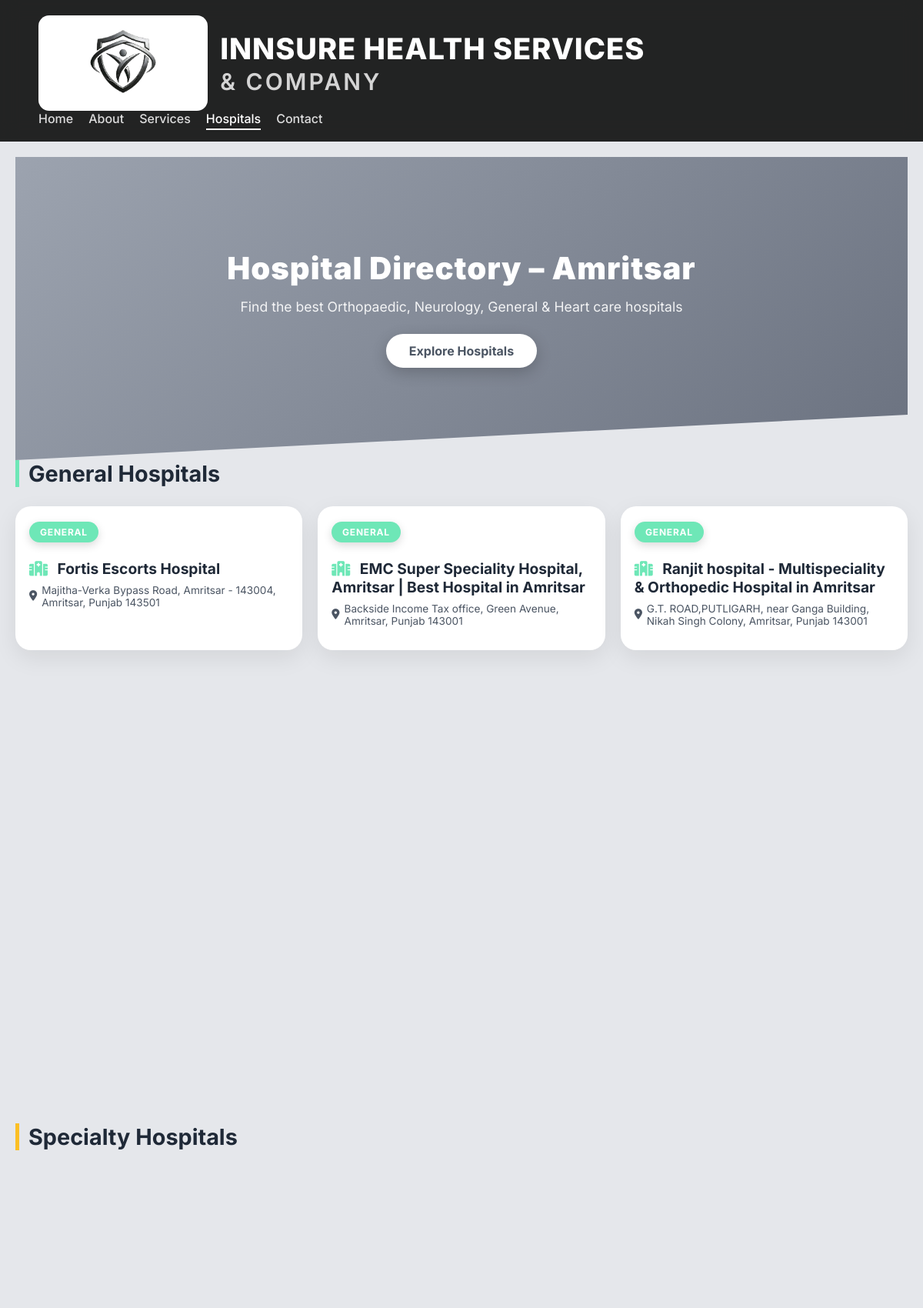
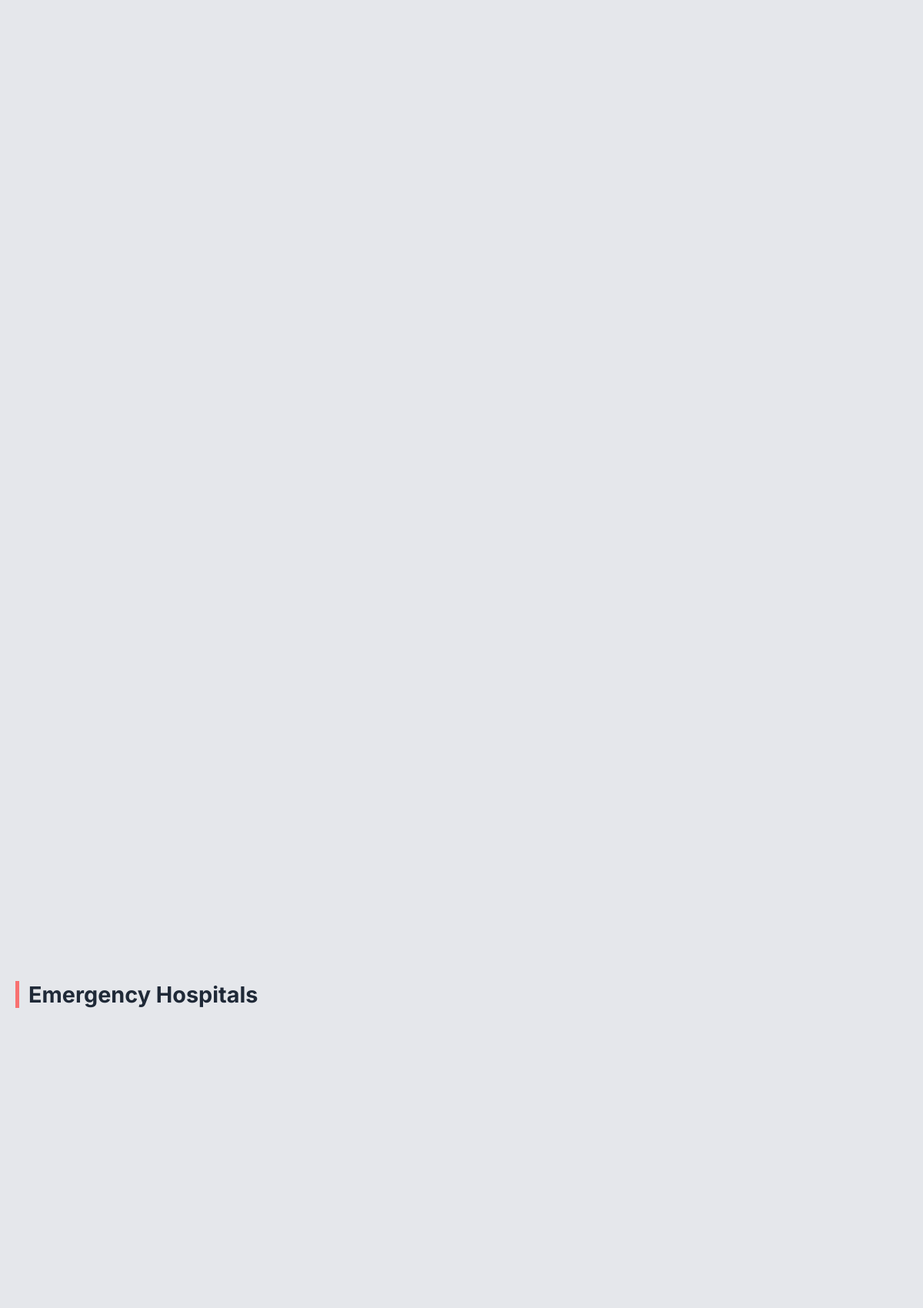
/hospital/ (upper part), run on the app's committed database (2 pictures, top to bottom).
### core/models.py (models this page shows, shortened)
class Hospital(models.Model):
    name = models.CharField(max_length=200)
    address = models.TextField()
    category = models.CharField(max_length=100, blank=True, null=True)  # Add this field
    created_at = models.DateTimeField(auto_now_add=True)

### core/views.py (the view)
# urls.py: path('hospital/', views.hospital_list, name='hospital_list'),
def hospital_list(request):
    hospitals = Hospital.objects.all()
    hospitals_by_category = {
        "General": [],
        "Specialty": [],
        "Emergency": [],
    }
    colors = {
        "General": "#6ee7b7",
        "Specialty": "#fbbf24",
        "Emergency": "#f87171"
    }
    for hospital in hospitals:
        category = hospital.category or "General"
        if category in hospitals_by_category:
            hospitals_by_category[category].append(hospital)
    for category, hospital_list in hospitals_by_category.items():
        for hospital in hospital_list:
            hospital.color = colors.get(category, "#6b7280")
    return render(request, 'hospital_list.html', {
        'hospitals_by_category': hospitals_by_category,
        'total_hospitals': hospitals.count()
    })

### core/templates/hospital_list.html (shortened to what this page needs)
{% extends 'base.html' %}
{% load static %}
{% block content %}
<section class="hero">
    <div class="hero-content">
        <h1>Hospital Directory – Amritsar</h1>
        <p>Find the best Orthopaedic, Neurology, General & Heart care hospitals</p>
        <a href="#directory" class="hero-btn">Explore Hospitals</a>
    </div>
</section>
<div class="container" id="directory">
    {% for category, hospitals in hospitals_by_category.items %}
    <div class="section-card">
        <h2 style="border-left-color:
            {% if category|lower == 'general' %}#6ee7b7
            {% elif category|lower == 'emergency' %}#f87171
            {% elif category|lower == 'specialty' %}#fbbf24
            {% else %}#6b7280
            {% endif %};">
            {{ category }} Hospitals
        </h2>
        <div class="grid">
            {% for hospital in hospitals %}
            <div class="card tilt animate-on-scroll">
                <span class="category-tag {{ hospital.category|lower }}">
                    {{ hospital.category }}
                </span>
                <h3><i class="fas fa-hospital icon" style="
                    color:
                    {% if hospital.category|lower == 'general' %}#6ee7b7
                    {% elif hospital.category|lower == 'emergency' %}#f87171
                    {% elif hospital.category|lower == 'specialty' %}#fbbf24
                    {% else %}#6b7280
                    {% endif %};
                "></i> {{ hospital.name }}</h3>
                <p class="address"><i class="fas fa-map-marker-alt icon"></i> {{ hospital.address }}</p>
            </div>
            {% empty %}
            <div class="no-hospitals">No hospitals in this category.</div>
            {% endfor %}
        </div>
    </div>
    {% endfor %}
</div>
<link rel="stylesheet" href="https://cdnjs.cloudflare.com/ajax/libs/font-awesome/6.5.1/css/all.min.css">
{% endblock %}

### core/templates/base.html (style rules this page uses)
:root { --bg: #f5f6f8; --card: rgba(255,255,255,0.65); --text: #111; --primary: #111; --border: rgba(0,0,0,0.1); }
* { margin:0; padding:0; box-sizing:border-box; font-family:'Inter', sans-serif; }
body { background: var(--bg); color: var(--text); transition:0.3s; }

### core/templates/hospital_list.html (style rules this page uses)
body { font-family: 'Inter', sans-serif; background: #e5e7eb; margin: 0; color: #1f2937; }
.hero { background: linear-gradient(135deg, #9ca3af, #6b7280); color: white; text-align: center; padding: 120px 20px; clip-path: polygon(0 0, 100% 0, 100% 85%, 0 100%); }
.hero-content { max-width: 750px; margin: auto; opacity: 0; transform: translateY(40px); animation: fadeUp 1s forwards 0.3s; }
.hero h1 { font-size: 2.5rem; font-weight: 900; margin-bottom: 15px; letter-spacing: 1px; }
.hero p { font-size: 1.1rem; margin-bottom: 25px; opacity: 0.9; }
.hero-btn { display: inline-block; padding: 12px 30px; font-weight: 700; background: white; color: #4b5563; border-radius: 50px; text-decoration: none; box-shadow: 0 6px 20px rgba(0,0,0,0.2); transition: all 0.4s ease; }
.section-card { margin-bottom: 50px; }
.section-card h2 { font-size: 1.8rem; margin-bottom: 25px; border-left: 5px solid; padding-left: 12px; font-weight: 700; position: relative; }
.grid { display: grid; grid-template-columns: repeat(auto-fit, minmax(280px, 1fr)); gap: 20px; }
.card { background: white; border-radius: 20px; padding: 20px 18px; box-shadow: 0 10px 30px rgba(0,0,0,0.08); position: relative; overflow: hidden; transition: all 0.5s ease; opacity: 0; transform: translateY(30px); transform-style: preserve-3d; perspective: 1000px; }
.category-tag { position: relative; display: inline-block; padding: 6px 14px; font-size: 0.75rem; font-weight: 700; border-radius: 15px; color: white; text-transform: uppercase; margin-bottom: 12px; background: #6ee7b7; letter-spacing: 0.8px; box-shadow: 0 4px 12px rgba(0,0,0,0.15); transform: translateY(-10px) scale(0.8); opacity: 0; animation: tagDrop 0.6s forwards; transition: all 0.4s ease; }
.category-tag.general { background: #6ee7b7; }
.card h3 { margin: 10px 0 8px; font-size: 1.2rem; font-weight: 700; word-break: break-word; }
.card h3 i.icon { margin-right: 8px; transition: color 0.3s ease; }
.card p.address, .card p.phone { font-size: 0.85rem; color: #4b5563; margin-bottom: 10px; display: flex; align-items: center; gap: 6px; }
.animate-on-scroll { opacity: 0; transform: translateY(20px); transition: all 0.6s cubic-bezier(.5,.2,.1,1); }
.animate-on-scroll.visible { opacity: 1; transform: translateY(0); }

### data on the page
Hospital: category "General", category "GENERAL", name "Fortis Escorts Hospital", address "Majitha-Verka Bypass Road, Amritsar - 143004, Amritsar, Punjab 143501"
Hospital: category "GENERAL", name "EMC Super Speciality Hospital, Amritsar | Best Hospital in Amritsar", address "Backside Income Tax office, Green Avenue, Amritsar, Punjab 143001"
Hospital: category "GENERAL", name "Ranjit hospital - Multispeciality & Orthopedic Hospital in Amritsar", address "G.T. ROAD,PUTLIGARH, near Ganga Building, Nikah Singh Colony, Amritsar, Punjab 143001"
Hospital: category "Emergency"

### other printed values
{{ category }} "Specialty"
